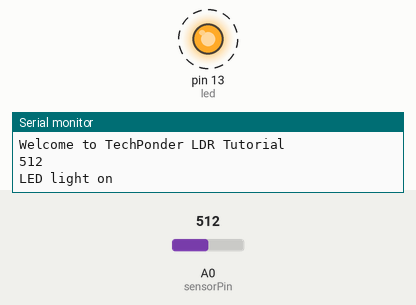
Recording of a sketch running on a simulated Arduino Uno, built with avr-gcc and run on an emulated ATmega328P. On the bench: output pins drawn as LEDs (lit = HIGH), the last lines printed to the serial monitor. Dashed ring = blinking. The test bench sets the inputs (shaded band); at power-on: A0 (sensorPin) = 512.

Above: at 2.3 s.
2.4 s: A0 (sensorPin) set to 533
5.9 s: A0 (sensorPin) set to 565
At 6.5 s:
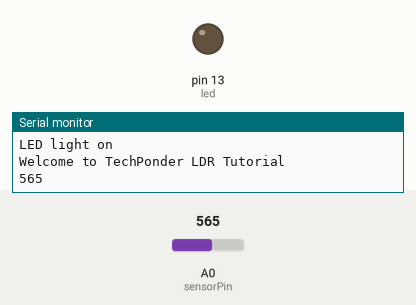
8.0 s: A0 (sensorPin) set to 540
At 13.0 s:
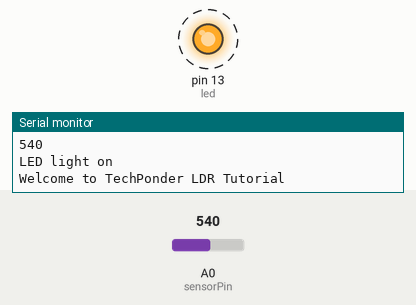
13.1 s: A0 (sensorPin) set to 560
At 14.3 s:
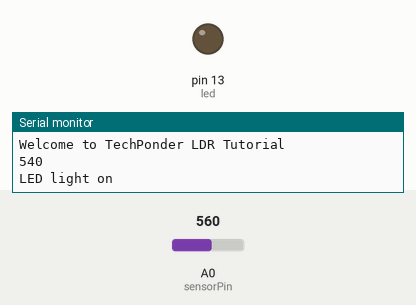
Timing chart, 0 to 16.1 s (numbered marks = the images above; inputs shaded):
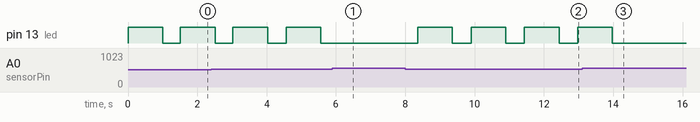

The sketch:

ldr.ino
```cpp
// Program related to LDR and LED interfacing to Arduino

#include <SoftwareSerial.h>

int sensorPin = A0; // select the input pin for the LDR

int sensorValue = 0; // variable to store the value coming from the sensor

int led = 13;

void setup() { // declare the ledPin as an OUTPUT:

pinMode(led, OUTPUT);

Serial.begin(9600); }

void loop()

{

Serial.println("Welcome to TechPonder LDR Tutorial");

sensorValue = analogRead(sensorPin);

Serial.println(sensorValue);

if (sensorValue < 550)

{

Serial.println("LED light on");

digitalWrite(led,HIGH);

delay(1000);

}

digitalWrite(led,LOW);

delay(sensorValue);

}
```

Measured:
- the behaviour switches between 549 and 550 on A0 (sensorPin) (found by bisection; images 0 and 1)
- after the input at 5.9 s, pin 13 (led): stays LOW (without the input it goes to HIGH after 0.19 s)
- after the input at 8.0 s, pin 13 (led): alternates HIGH for 1.0 s and LOW for 0.54 s, starting after 0.36 s
- after the input at 13.1 s, pin 13 (led): goes on until 14.0 s, then stays LOW
- by itself, pin 13 (led): alternates HIGH for 1.0 s and LOW for 0.52 s
